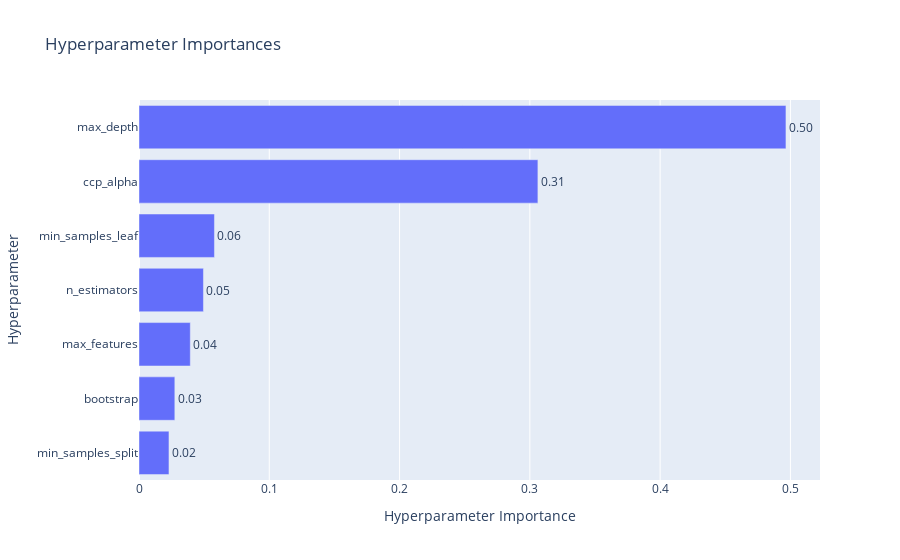

Write notebook code for a chart like this one.
### Code cell
optuna.visualization.plot_param_importances(study_rf)

### Figure 1 — Plotly figure (JSON) as saved in the notebook; plotly's stock layout.template omitted (floating-point values rounded to 4 significant figures)
{"data": [{"cliponaxis": false, "hovertemplate": ["min_samples_split (IntDistribution): 0.023005320049509496<extra></extra>", "bootstrap (CategoricalDistribution): 0.027498627771652535<extra></extra>", "max_features (CategoricalDistribution): 0.03937568060547969<extra></extra>", "n_estimators (IntDistribution): 0.04945891931717657<extra></extra>", "min_samples_leaf (IntDistribution): 0.057914077278597924<extra></extra>", "ccp_alpha (FloatDistribution): 0.306177515948673<extra></extra>", "max_depth (IntDistribution): 0.4965698590289109<extra></extra>"], "name": "Objective Value", "orientation": "h", "text": ["0.02", "0.03", "0.04", "0.05", "0.06", "0.31", "0.50"], "textposition": "outside", "type": "bar", "x": [0.02301, 0.0275, 0.03938, 0.04946, 0.05791, 0.3062, 0.4966], "y": ["min_samples_split", "bootstrap", "max_features", "n_estimators", "min_samples_leaf", "ccp_alpha", "max_depth"]}], "layout": {"title": {"text": "Hyperparameter Importances"}, "xaxis": {"title": {"text": "Hyperparameter Importance"}}, "yaxis": {"title": {"text": "Hyperparameter"}}}}
